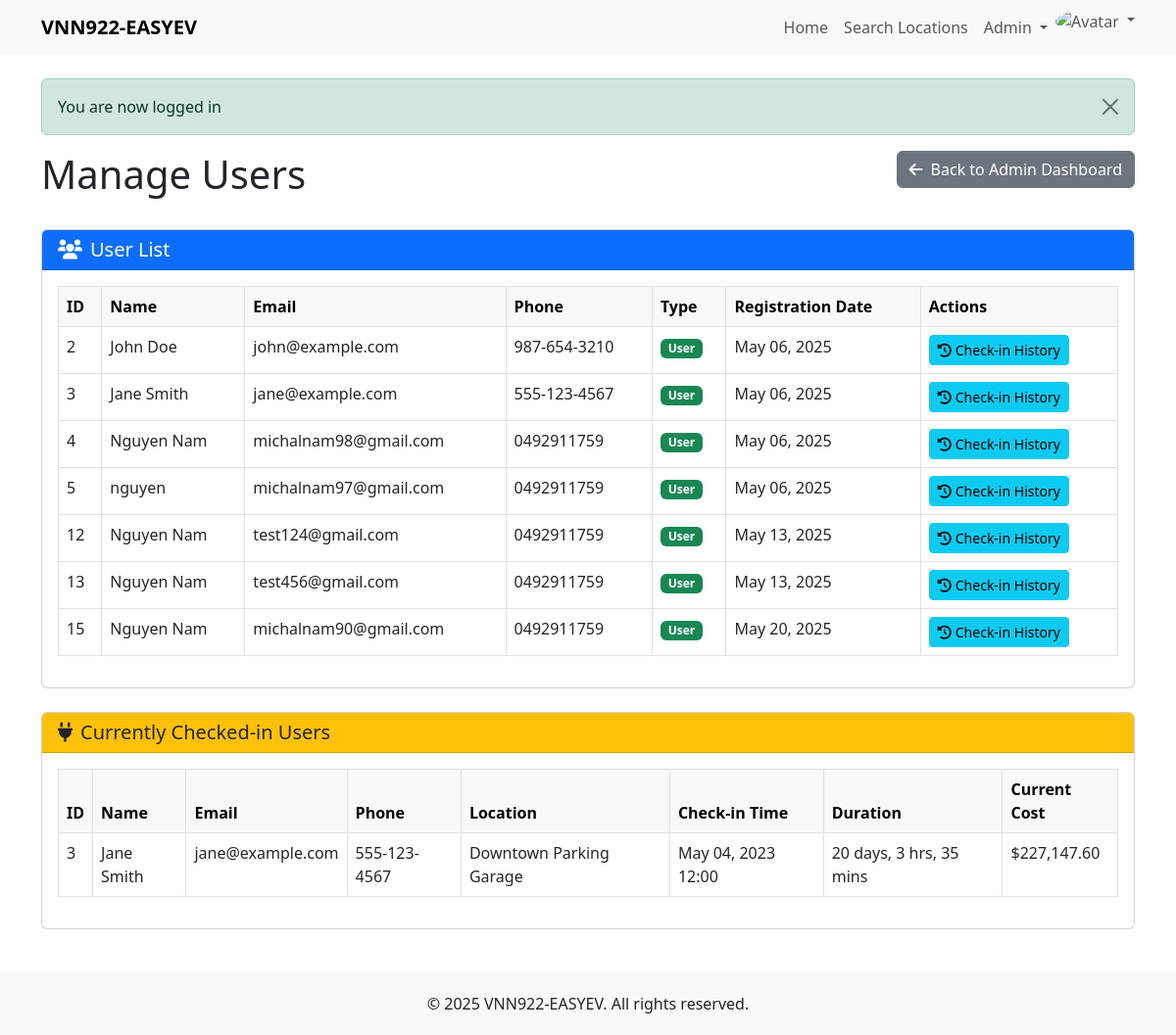
The page /admin/users.php (signed in) on the database its author committed.
### tables this page shows
CREATE TABLE IF NOT EXISTS users (
    user_id INT AUTO_INCREMENT PRIMARY KEY,
    name VARCHAR(100) NOT NULL,
    email VARCHAR(100) NOT NULL UNIQUE,
    phone VARCHAR(20) NOT NULL,
    password VARCHAR(255) NOT NULL,
    user_type ENUM('Administrator', 'User') NOT NULL,
    created_at TIMESTAMP DEFAULT CURRENT_TIMESTAMP
);

CREATE TABLE IF NOT EXISTS charging_sessions (
    session_id INT AUTO_INCREMENT PRIMARY KEY,
    user_id INT NOT NULL,
    location_id INT NOT NULL,
    check_in_time DATETIME NOT NULL,
    check_out_time DATETIME NULL,
    total_cost DECIMAL(10, 2) NULL,
    status ENUM('active', 'completed') DEFAULT 'active',
    FOREIGN KEY (user_id) REFERENCES users(user_id),
    FOREIGN KEY (location_id) REFERENCES charging_locations(location_id)
);

CREATE TABLE IF NOT EXISTS charging_locations (
    location_id INT AUTO_INCREMENT PRIMARY KEY,
    description VARCHAR(255) NOT NULL,
    num_stations INT NOT NULL,
    cost_per_hour DECIMAL(10, 2) NOT NULL,
    created_at TIMESTAMP DEFAULT CURRENT_TIMESTAMP,
    updated_at TIMESTAMP DEFAULT CURRENT_TIMESTAMP ON UPDATE CURRENT_TIMESTAMP
);

### classes/Database.php (called while the page is built, shortened)
<?php
class Database {
    private $host = DB_HOST;
    private $user = DB_USER;
    private $pass = DB_PASS;
    private $dbname = DB_NAME;
    private $dbh;
    private $stmt;
    public function __construct() {
        $dsn = 'mysql:host=' . $this->host . ';dbname=' . $this->dbname;
        $options = array(
            PDO::ATTR_PERSISTENT => true,
            PDO::ATTR_ERRMODE => PDO::ERRMODE_EXCEPTION,
            PDO::ATTR_DEFAULT_FETCH_MODE => PDO::FETCH_ASSOC
        );
        try {
            $this->dbh = new PDO($dsn, $this->user, $this->pass, $options);
        } catch(PDOException $e) {
            $this->error = $e->getMessage();
            echo 'Connection Error: ' . $this->error;
        }
    }
    public function query($query) {
        $this->stmt = $this->dbh->prepare($query);
    }
    public function execute() {
        return $this->stmt->execute();
    }
    public function resultSet() {
        $this->execute();
        return $this->stmt->fetchAll();
    }
}

### classes/User.php (called while the page is built, shortened)
<?php
class User {
    private $db;
    public function __construct() {
        $this->db = new Database;
    }
    public function getAllUsers() {
        $this->db->query('
        SELECT * FROM users
        where user_type != "Administrator"
        ORDER BY user_id
        '
    );
        return $this->db->resultSet();
    }
    public function getUsersCheckedIn() {
        $this->db->query('SELECT u.*, cl.description, cs.check_in_time, cs.session_id, cl.cost_per_hour
                         FROM users u
                         JOIN charging_sessions cs ON u.user_id = cs.user_id
                         JOIN charging_locations cl ON cs.location_id = cl.location_id
                         WHERE cs.status = "active"
                         ORDER BY cs.check_in_time');
        return $this->db->resultSet();
    }
}

### admin/users.php (the view, shortened to what this page needs)
<?php
require_once root .'/classes/Database.php';
require_once root .'/classes/User.php';
include_once root .'/includes/header.php';
$user = new User();
$users = $user->getAllUsers();
$userCheckedIn = $user->getUsersCheckedIn();
?>
<div class="row mb-4">
    <div class="col-md-8">
        <h1>Manage Users</h1>
    </div>
    <div class="col-md-4 text-end">
        <a href="/admin/index.php" class="btn btn-secondary">
            <i class="fas fa-arrow-left me-2"></i>Back to Admin Dashboard
        </a>
    </div>
</div>
<div class="card mb-4">
    <div class="card-header bg-primary text-white">
        <h5 class="mb-0"><i class="fas fa-users me-2"></i>User List</h5>
    </div>
    <div class="card-body">
        <?php if (empty($users)): ?>
            <div class="alert alert-info">
                <i class="fas fa-info-circle me-2"></i>No users found matching your criteria.
            </div>
        <?php else: ?>
            <div class="table-responsive">
                <table class="table table-hover table-bordered">
                    <thead class="table-light">
                        <tr>
                            <th>ID</th>
                            <th>Name</th>
                            <th>Email</th>
                            <th>Phone</th>
                            <th>Type</th>
                            <th>Registration Date</th>
                            <th>Actions</th>
                        </tr>
                    </thead>
                    <tbody>
                        <?php foreach ($users as $u): ?>
                            <tr>
                                <td><?php echo $u['user_id']; ?></td>
                                <td><?php echo htmlspecialchars($u['name']); ?></td>
                                <td><?php echo htmlspecialchars($u['email']); ?></td>
                                <td><?php echo htmlspecialchars($u['phone']); ?></td>
                                <td>
                                    <span class="badge <?php echo $u['user_type'] === 'Administrator' ? 'bg-danger' : 'bg-success'; ?>">
                                        <?php echo htmlspecialchars($u['user_type']); ?>
                                    </span>
                                </td>
                                <td><?php echo date('M d, Y', strtotime($u['created_at'])); ?></td>
                                <td>
                                    <a href="/admin/checkins.php?user_id=<?php echo $u['user_id']; ?>" class="btn btn-sm btn-info">
                                        <i class="fas fa-history me-1"></i>Check-in History
                                    </a>
                                </td>
                            </tr>
                        <?php endforeach; ?>
                    </tbody>
                </table>
            </div>
        <?php endif; ?>
    </div>
</div>
<?php if (!empty($userCheckedIn)): ?>
<div class="card">
    <div class="card-header bg-warning text-dark">
        <h5 class="mb-0"><i class="fas fa-plug me-2"></i>Currently Checked-in Users</h5>
    </div>
    <div class="card-body">
        <div class="table-responsive">
            <table class="table table-hover table-bordered">
                <thead class="table-light">
                    <tr>
                        <th>ID</th>
                        <th>Name</th>
                        <th>Email</th>
                        <th>Phone</th>
                        <th>Location</th>
                        <th>Check-in Time</th>
                        <th>Duration</th>
                        <th>Current Cost</th>
                    </tr>
                </thead>
                <tbody>
                    <?php foreach ($userCheckedIn as $cu): ?>
                        <tr>
                            <td><?php echo $cu['user_id']; ?></td>
                            <td><?php echo htmlspecialchars($cu['name']); ?></td>
                            <td><?php echo htmlspecialchars($cu['email']); ?></td>
                            <td><?php echo htmlspecialchars($cu['phone']); ?></td>
                            <td><?php echo htmlspecialchars($cu['description']); ?></td>
                            <td><?php echo date('M d, Y H:i', strtotime($cu['check_in_time'])); ?></td>
                            <td>
                                <?php
                                    $start = new DateTime($cu['check_in_time']);
                                    $now = new DateTime();
                                    $interval = $start->diff($now);
                                    if ($interval->d > 0) {
                                        echo $interval->format('%d days, %h hrs, %i mins');
                                    } else {
                                        echo $interval->format('%h hrs, %i mins');
                                    }
                                ?>
                            </td>
                            <td>
                                <?php
                                    $hours = $interval->h + ($interval->i / 60) + ($interval->s / 3600) + ($interval->days * 24);
                                    $cost = $hours * $cu['cost_per_hour'];
                                    echo '$' . number_format($cost, 2);
                                ?>
                            </td>
                        </tr>
                    <?php endforeach; ?>
                </tbody>
            </table>
        </div>
    </div>
</div>
<?php endif; ?>
<?php include_once '../includes/footer.php'; ?>

### includes/header.php (style rules this page uses)
body { padding-top: 56px; min-height: 100vh; display: flex; flex-direction: column; }
.card { margin-bottom: 20px; }

### rows shown on the page
users: user_id "2", name "John Doe", email "john@example.com", phone "987-654-3210", user_type "User", created_at "May 06, 2025"
users: user_id "3", name "Jane Smith", email "jane@example.com", phone "555-123-4567", user_type "User", created_at "May 06, 2025"
users: user_id "4", name "Nguyen Nam", email "michalnam98@gmail.com", phone "0492911759", user_type "User", created_at "May 06, 2025"
users: user_id "5", name "nguyen", email "michalnam97@gmail.com", phone "0492911759", user_type "User", created_at "May 06, 2025"
users: user_id "12", name "Nguyen Nam", email "test124@gmail.com", phone "0492911759", user_type "User", created_at "May 13, 2025"
users: user_id "13", name "Nguyen Nam", email "test456@gmail.com", phone "0492911759", user_type "User", created_at "May 13, 2025"
users: user_id "15", name "Nguyen Nam", email "michalnam90@gmail.com", phone "0492911759", user_type "User", created_at "May 20, 2025"
charging_sessions: user.user_id "3", user.name "Jane Smith", user.email "jane@example.com", user.phone "555-123-4567", location.description "Downtown Parking Garage", check_in_time "May 04, 2023 12:00", check_in_time "20 days, 3 hrs, 35 mins"

### other values the page prints
SITE_NAME "VNN922-EASYEV"
$_SESSION['message'] "You are now logged in"
